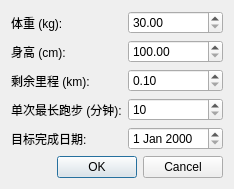
<?xml version="1.0" encoding="UTF-8"?>
<ui version="4.0">
 <class>runplandialog</class>
 <widget class="QDialog" name="runplandialog">
  <property name="windowTitle">
   <string>跑步计划参数</string>
  </property>
  <layout class="QFormLayout" name="formLayout">
   <item row="0" column="0">
    <widget class="QLabel" name="label">
     <property name="text">
      <string>体重 (kg):</string>
     </property>
    </widget>
   </item>
   <item row="0" column="1">
    <widget class="QDoubleSpinBox" name="weightSpinBox">
     <property name="minimum">
      <double>30.0000000000</double>
     </property>
     <property name="maximum">
      <double>200.0000000000</double>
     </property>
    </widget>
   </item>
   <item row="1" column="0">
    <widget class="QLabel" name="label_2">
     <property name="text">
      <string>身高 (cm):</string>
     </property>
    </widget>
   </item>
   <item row="1" column="1">
    <widget class="QDoubleSpinBox" name="heightSpinBox">
     <property name="minimum">
      <double>100.0000000000</double>
     </property>
     <property name="maximum">
      <double>250.0000000000</double>
     </property>
    </widget>
   </item>
   <item row="2" column="0">
    <widget class="QLabel" name="label_3">
     <property name="text">
      <string>剩余里程 (km):</string>
     </property>
    </widget>
   </item>
   <item row="2" column="1">
    <widget class="QDoubleSpinBox" name="kmDoubleSpinBox">
     <property name="minimum">
      <double>0.1000000000</double>
     </property>
     <property name="maximum">
      <double>1000.0000000000</double>
     </property>
    </widget>
   </item>
   <item row="3" column="0">
    <widget class="QLabel" name="label_4">
     <property name="text">
      <string>单次最长跑步 (分钟):</string>
     </property>
    </widget>
   </item>
   <item row="3" column="1">
    <widget class="QSpinBox" name="maxTimeSpinBox">
     <property name="minimum">
      <number>10</number>
     </property>
     <property name="maximum">
      <number>240</number>
     </property>
    </widget>
   </item>
   <item row="4" column="0">
    <widget class="QLabel" name="label_5">
     <property name="text">
      <string>目标完成日期:</string>
     </property>
    </widget>
   </item>
   <item row="4" column="1">
    <widget class="QDateEdit" name="dateEdit">
     <property name="minimumDate">
      <date>2000-01-01</date>
     </property>
     <property name="maximumDate">
      <date>2100-12-31</date>
     </property>
     <property name="date">
      <date>2024-03-01</date>
     </property>
    </widget>
   </item>
   <item row="5" column="0" colspan="2">
    <widget class="QDialogButtonBox" name="buttonBox">
     <property name="orientation">
      <enum>Qt::Horizontal</enum>
     </property>
     <property name="standardButtons">
      <set>QDialogButtonBox::Cancel|QDialogButtonBox::Ok</set>
     </property>
    </widget>
   </item>
  </layout>
 </widget>
 <resources/>
 <connections>
  <connection>
   <sender>buttonBox</sender>
   <signal>accepted()</signal>
   <receiver>runplandialog</receiver>
   <slot>accept()</slot>
  </connection>
  <connection>
   <sender>buttonBox</sender>
   <signal>rejected()</signal>
   <receiver>runplandialog</receiver>
   <slot>reject()</slot>
  </connection>
 </connections>
</ui>
